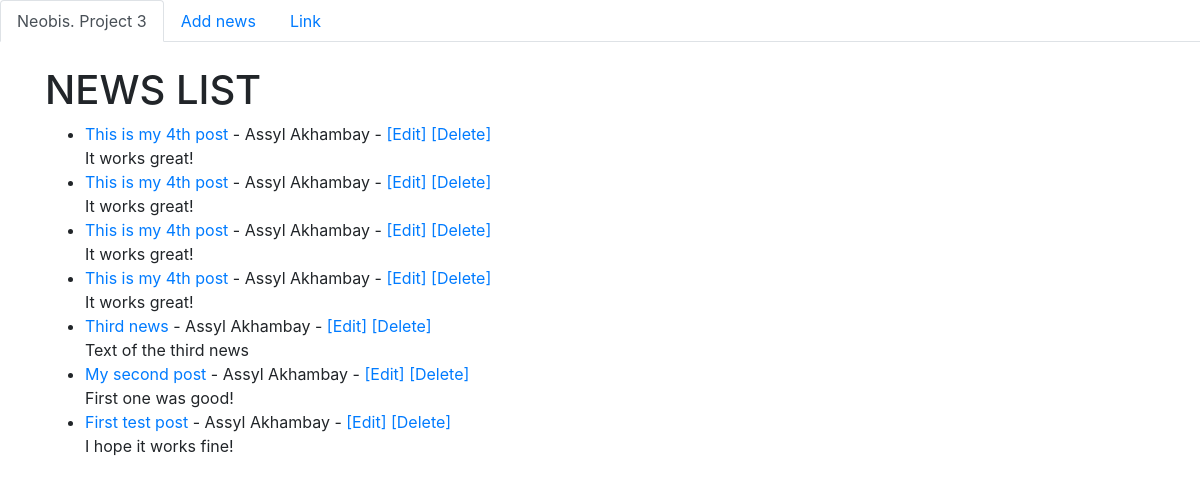
/, run on an earlier commit of the app's database.
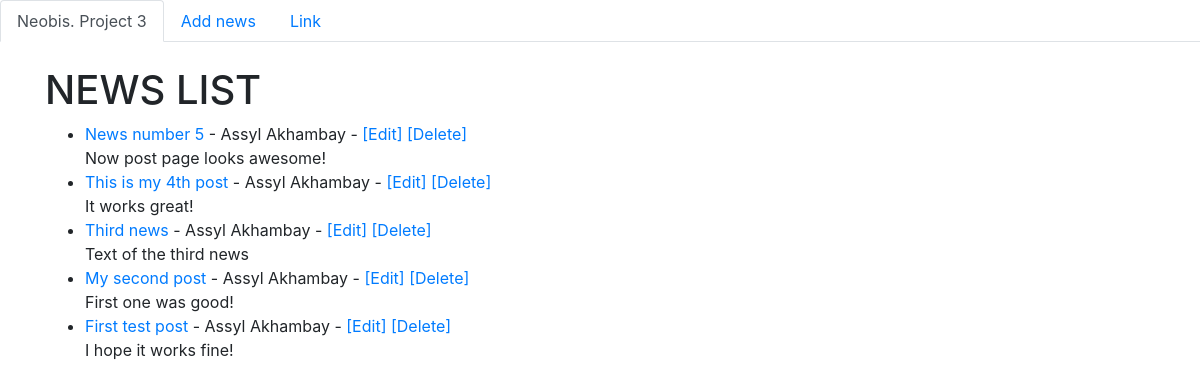
And on a later commit of the database.
### news_app/models.py (models this page shows, shortened)
class Post(models.Model):
    title = models.CharField(max_length=255)
    title_tag = models.CharField(max_length=255)
    author = models.ForeignKey(User, on_delete=models.CASCADE)
    body = models.TextField()

### news_app/views.py (the view)
# urls.py: path('', HomeView.as_view(), name='home'),
class HomeView(ListView):
    model = Post
    template_name = 'home.html'
    ordering = ['-id']

### news_app/templates/home.html
{% extends 'base.html' %}
{% block content %}
<h1>NEWS LIST</h1>
<ul>
    {% for post in object_list %}
    <li><a href="{% url 'news-details' post.pk %}">
            {{ post.title }}</a> - {{ post.author.first_name }}
        {{ post.author.last_name }} -
        <a href="{% url 'update_news' post.pk %}">[Edit]</a>
        <a href="{% url 'delete_news' post.pk %}">[Delete]</a>
        <br />
        {{ post.body }}
    </li>
    {% endfor %}
</ul>
{% endblock content %}

### news_app/templates/base.html (shortened to what this page needs)
<!doctype html>
<html lang="en">
<head>
    <link rel="stylesheet" href="https://cdn.jsdelivr.net/npm/bootstrap@4.4.1/dist/css/bootstrap.min.css"
>
</head>
<body>
    <ul class="nav nav-tabs">
        <li class="nav-item">
            <a class="nav-link active" aria-current="page" href="{% url 'home' %}">Neobis. Project 3</a>
        </li>
        <li class="nav-item">
            <a class="nav-link" href="{% url 'add_news' %}">Add news</a>
        </li>
        <li class="nav-item">
            <a class="nav-link" href="#">Link</a>
        </li>
    </ul>
    <br />
    <div class="container">
        {% block content %}
        {% endblock content %}
    </div>
</body>
</html>

What changed in the data, as far as the page shows it:
removed Post: title "This is my 4th post", author.first_name "Assyl", author.last_name "Akhambay", body "It works great!"
removed Post: title "This is my 4th post", author.first_name "Assyl", author.last_name "Akhambay", body "It works great!"
removed Post: title "This is my 4th post", author.first_name "Assyl", author.last_name "Akhambay", body "It works great!"
added Post: title "News number 5", author.first_name "Assyl", author.last_name "Akhambay", body "Now post page looks awesome!"
